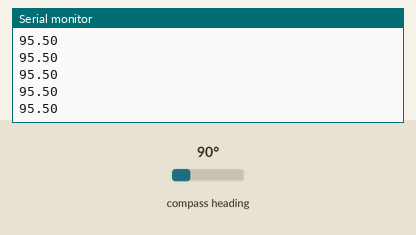
The sketch below on a simulated Arduino Uno, built with avr-gcc and run on an emulated ATmega328P. On the bench: the last lines printed to the serial monitor. The inputs (shaded band) are chosen by the test bench; at power-on: compass heading 90°.

Above: at 1.2 s.
1.3 s: compass heading set to 7°
At 2.0 s:
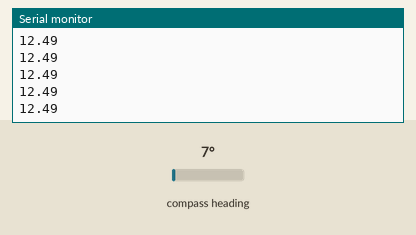
2.8 s: compass heading set to 180°
At 3.6 s:
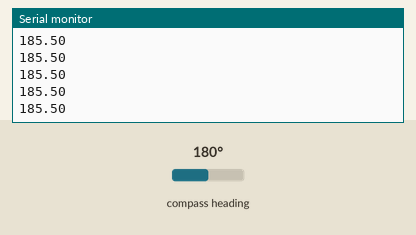
Timing chart, 0 to 4.5 s (numbered marks = the images above; inputs shaded):
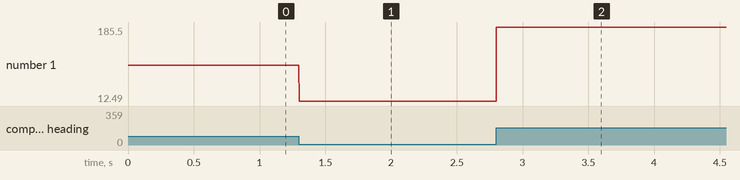

Measured:
- after the input at 1.3 s, the serial monitor: prints a new line at once (image 1)
- after the input at 2.8 s, the serial monitor: prints a new line at once (image 2)
- plotted number 1: 95.5 → 12.49 after the input at 1.3 s, 12.49 → 185.5 after the input at 2.8 s

The sketch:

compass.ino
```cpp
#include <Wire.h>
#include <Adafruit_Sensor.h>
#include <Adafruit_HMC5883_U.h>

Adafruit_HMC5883_Unified mag = Adafruit_HMC5883_Unified(12345);

void setup(void){
  Serial.begin(115200);
  if(!mag.begin()){
    while(1);
  }
}

void loop(void){
  sensors_event_t event;
  mag.getEvent(&event);

  float heading = atan2(event.magnetic.y, event.magnetic.x);

  float declinationAngle = 0.096;
  heading += declinationAngle;

  if(heading < 0)
  heading += 2*PI;

  if(heading > 2*PI)
  heading -= 2*PI;

  float headingDegrees = heading * 180/M_PI;

  Serial.println(headingDegrees);
}
```
